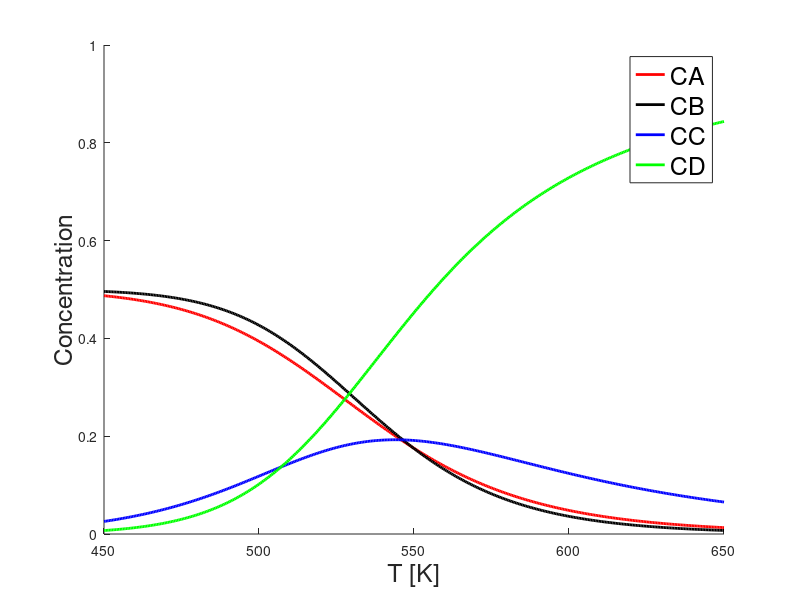

Recreate this plot in MATLAB.
%-------------------------------------------------------------------------%
%   __  __    _  _____ _        _    ____    _  _      ____    _ ____     %
%  |  \/  |  / \|_   _| |      / \  | __ )  | || |    / ___|__| |  _ \    %
%  | |\/| | / _ \ | | | |     / _ \ |  _ \  | || |_  | |   / _` | |_) |   %
%  | |  | |/ ___ \| | | |___ / ___ \| |_) | |__   _| | |__| (_| |  __/    %
%  |_|  |_/_/   \_\_| |_____/_/   \_\____/     |_|    \____\__,_|_|       %
%                                                                         %
%-------------------------------------------------------------------------%
%                                                                         %
%   Author: Marco Mehl <marco.mehl@polimi.it>                             %
%           Timoteo Dinelli <timoteo.dinelli@polimi.it>                   %
%   CRECK Modeling Group <http://creckmodeling.chem.polimi.it>            %
%   Department of Chemistry, Materials and Chemical Engineering           %
%   Politecnico di Milano                                                 %
%   P.zza Leonardo da Vinci 32, 20133 Milano                              %
%                                                                         %
% ----------------------------------------------------------------------- %

clear, close, clc;
%% Data
t = 1; % s
T = 450:0.5:650;
b = [0.5 0.5 0 0]';

%% Constan kinetic

k = [0.2 0.1 0.2 0.3];

A = [1+t*k(1)+t*k(4) 0               0 0;
    -k(1)            1+t*k(2)+t*k(3) 0 0;
    0                -t*k(2)         1 0;
    -t*k(4)         -t*k(3)          0 1];

opts.LT = true;
x = linsolve(A, b, opts);

disp(['Solution is: ', num2str(x')])

%% Arrhenius with temperature dependence
% Computing the kinetic constant
for i = 1:length(T)
    k(1,i) = 1e8*exp(-20000/1.987/T(i)); 
    k(2,i) = 1e6*exp(-15000/1.987/T(i));
    k(3,i) = 1e11*exp(-27000/1.987/T(i));
    k(4,i) = 1e9*exp(-23000/1.987/T(i));
end

% Writing the system of equations
for j=1:length(T)
    % Eq 1
    A(1,1,j) = 1 + t * k(1,j) + t * k(4,j);
    A(1,2,j) = 0;
    A(1,3,j) = 0;
    A(1,4,j) = 0;

    % Eq 2
    A(2,1,j) = -t * k(1,j);
    A(2,2,j) = 1+t * k(1,j) + t * k(3,j);
    A(2,3,j) = 0;
    A(2,4,j) = 0;

    % Eq 3
    A(3,1,j) = 0;
    A(3,2,j) = -t * k(2,j);
    A(3,3,j) = 1;
    A(3,4,j) = 0;

    % Eq 4
    A(4,1,j) = -t * k(4,j);
    A(4,2,j) = -t * k(3,j);
    A(4,3,j) = 0;
    A(4,4,j) = 1;
end

% Solving n-systems of equations
for i = 1:length(T)
    x(:,i) = A(:,:,i) \ b;
    % x(:,i) = linsolve(A(:,:,i),b);
end

%% Plot results
hold on
plot(T, x(1, :), 'LineWidth',2,'Color','red')
plot(T, x(2, :), 'LineWidth',2,'Color','black')
plot(T, x(3, :), 'LineWidth',2,'Color','blue')
plot(T, x(4, :), 'LineWidth',2,'Color','green')
xlabel('T [K]', 'FontSize', 18)
ylabel('Concentration', 'FontSize', 18)
legend('CA','CB','CC','CD','FontSize',18)
